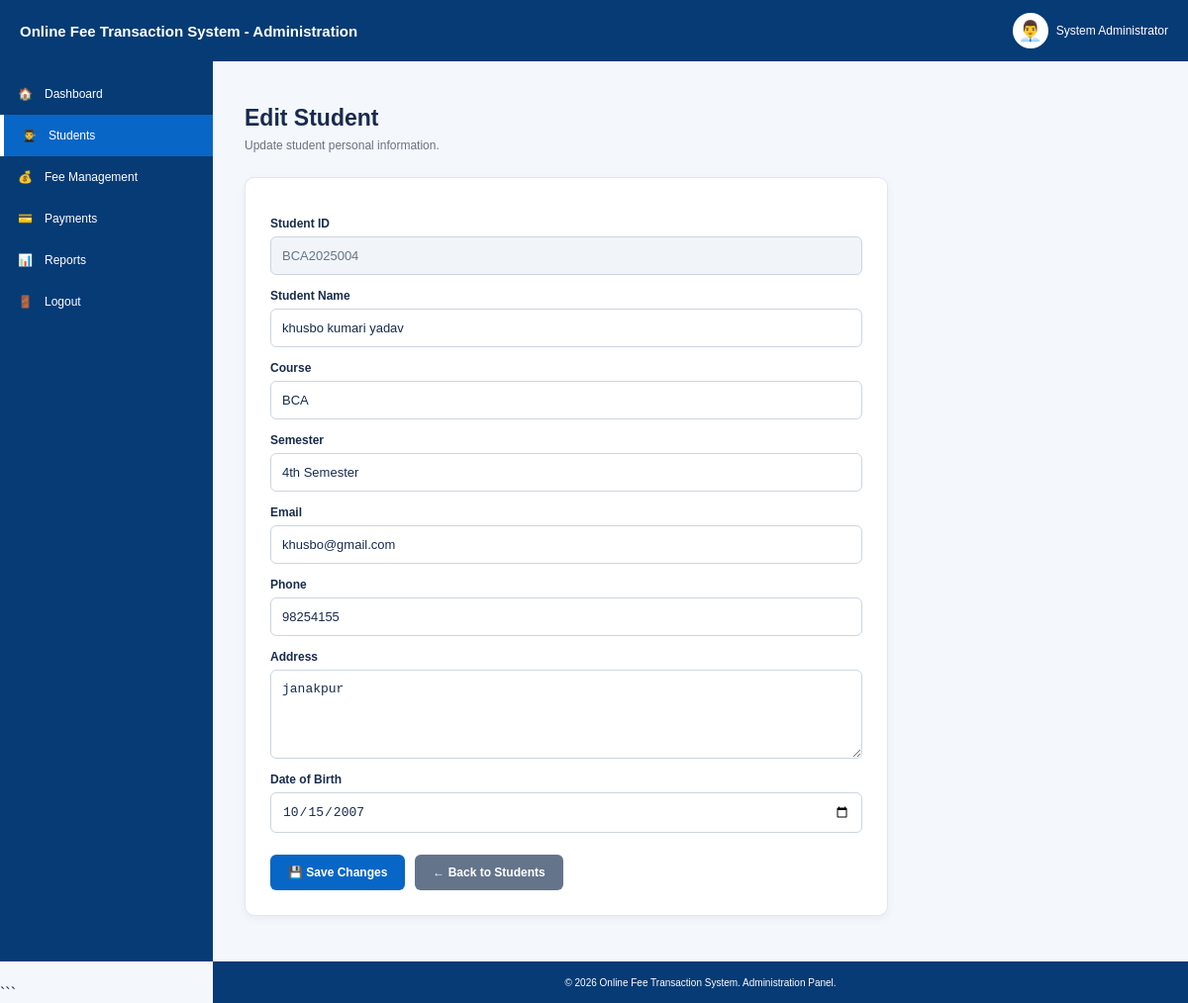
/admin/edit-student.php?id=BCA2025004 (signed in), run on the app's committed database.
### tables this page shows
CREATE TABLE `students` (
  `student_id` varchar(20) NOT NULL,
  `student_name` varchar(100) NOT NULL,
  `course` varchar(100) DEFAULT NULL,
  `semester` varchar(30) DEFAULT NULL,
  `email` varchar(100) DEFAULT NULL,
  `phone` varchar(20) DEFAULT NULL,
  `address` varchar(200) DEFAULT NULL,
  `date_of_birth` date DEFAULT NULL,
  `password` varchar(100) DEFAULT NULL
);

### admin/edit-student.php (the view, shortened to what this page needs)
<?php
include("../backend/db.php");
$student_id = trim($_GET['id'] ?? '');
$stmt = mysqli_prepare(
    $conn,
    "SELECT *
     FROM students
     WHERE student_id = ?"
);
mysqli_stmt_bind_param(
    $stmt,
    "s",
    $student_id
);
mysqli_stmt_execute($stmt);
$result =
    mysqli_stmt_get_result($stmt);
$student =
    mysqli_fetch_assoc($result);
?>
<!DOCTYPE html>
<html lang="en">
<head>
</head>
<body>
<header class="topbar">
    <div class="brand">
        Online Fee Transaction System
        - Administration
    </div>
    <div class="admin-user">
        <div class="avatar">
            👨‍💼
        </div>
        <span>
            <?php
            echo htmlspecialchars(
                $_SESSION['admin_name']
                ?? 'Administrator'
            );
            ?>
        </span>
    </div>
</header>
<aside class="sidebar">
    <a href="dashboard.php">
        🏠
        <span>
            Dashboard
        </span>
    </a>
    <a href="students.php"
       class="active">
        👨‍🎓
        <span>
            Students
        </span>
    </a>
    <a href="fees.php">
        💰
        <span>
            Fee Management
        </span>
    </a>
    <a href="payments.php">
        💳
        <span>
            Payments
        </span>
    </a>
    <a href="reports.php">
        📊
        <span>
            Reports
        </span>
    </a>
    <a href="logout.php">
        🚪
        <span>
            Logout
        </span>
    </a>
</aside>
<main class="main">
    <h1>
        Edit Student
    </h1>
    <p class="muted">
        Update student personal information.
    </p>
    <div class="form-card">
        <form
            method="POST"
            action=""
        >
            <label>
                Student ID
            </label>
            <input
                type="text"
                class="readonly-input"
                value="<?php
                    echo htmlspecialchars(
                        $student['student_id']
                    );
                ?>"
                readonly
            >
            <label for="student_name">
                Student Name
            </label>
            <input
                type="text"
                id="student_name"
                name="student_name"
                value="<?php
                    echo htmlspecialchars(
                        $student['student_name']
                    );
                ?>"
                required
            >
            <label for="course">
                Course
            </label>
            <input
                type="text"
                id="course"
                name="course"
                value="<?php
                    echo htmlspecialchars(
                        $student['course']
                    );
                ?>"
                required
            >
            <label for="semester">
                Semester
            </label>
            <input
                type="text"
                id="semester"
                name="semester"
                value="<?php
                    echo htmlspecialchars(
                        $student['semester']
                    );
                ?>"
                required
            >
            <label for="email">
                Email
            </label>
            <input
                type="email"
                id="email"
                name="email"
                value="<?php
                    echo htmlspecialchars(
                        $student['email']
                        ?? ''
                    );
                ?>"
                required
            >
            <label for="phone">
                Phone
            </label>
            <input
                type="text"
                id="phone"
                name="phone"
                value="<?php
                    echo htmlspecialchars(
                        $student['phone']
                        ?? ''
                    );
                ?>"
            >
            <label for="address">
                Address
            </label>
            <textarea
                id="address"
                name="address"
            ><?php
                echo htmlspecialchars(
                    $student['address']
                    ?? ''
                );
            ?></textarea>
            <label for="date_of_birth">
                Date of Birth
            </label>
            <input
                type="date"
                id="date_of_birth"
                name="date_of_birth"
                value="<?php
                    echo htmlspecialchars(
                        $student['date_of_birth']
                        ?? ''
                    );
                ?>"
            >
            <div class="buttons">
                <button
                    type="submit"
                    class="btn"
                >
                    💾 Save Changes
                </button>
                <a
                    href="students.php"
                    class="btn cancel"
                >
                    ← Back to Students
                </a>
            </div>
        </form>
    </div>
</main>
<footer class="footer">
    © 2026 Online Fee Transaction System.
    Administration Panel.
</footer>
</body>
</html>

### admin/edit-student.php (style rules this page uses)
* { box-sizing: border-box; margin: 0; padding: 0; }
body { font-family: Arial, Helvetica, sans-serif; background: #f4f7fb; color: #172b4d; }
.topbar { height: 62px; background: #063b75; color: #fff; display: flex; align-items: center; padding: 0 20px; position: fixed; top: 0; left: 0; right: 0; z-index: 10; }
.brand { font-size: 15px; font-weight: 700; flex: 1; }
.admin-user { display: flex; align-items: center; gap: 8px; font-size: 12px; }
.avatar { width: 36px; height: 36px; border-radius: 50%; background: #fff; display: grid; place-items: center; font-size: 20px; }
.sidebar { position: fixed; top: 62px; bottom: 42px; left: 0; width: 215px; background: #063b75; padding-top: 12px; z-index: 9; }
.sidebar a { display: flex; align-items: center; gap: 12px; padding: 14px 18px; color: #fff; text-decoration: none; font-size: 12px; transition: 0.2s; }
.sidebar a:hover, .sidebar a.active { background: #0866c6; border-left: 4px solid #fff; }
.main { margin-left: 215px; padding: 88px 32px 70px; min-height: 100vh; }
.main h1 { font-size: 23px; margin-bottom: 7px; }
.muted { color: #6b7280; font-size: 12px; }
.form-card { max-width: 650px; background: #fff; border: 1px solid #e1e6ed; border-radius: 10px; padding: 25px; margin-top: 25px; box-shadow: 0 3px 10px #0000000d; }
label { display: block; font-size: 12px; font-weight: 700; margin: 14px 0 6px; }
input, select, textarea { width: 100%; padding: 11px; border: 1px solid #ccd5df; border-radius: 6px; font-size: 13px; background: #fff; color: #172b4d; outline: none; }
textarea { min-height: 90px; resize: vertical; }
.readonly-input { background: #f1f5f9; color: #64748b; cursor: not-allowed; }
.buttons { display: flex; gap: 10px; margin-top: 22px; }
.btn { border: none; background: #0866c6; color: #fff; padding: 11px 18px; border-radius: 6px; cursor: pointer; font-size: 12px; font-weight: 700; text-decoration: none; transition: 0.2s; }
.cancel { background: #64748b; }
.footer { position: fixed; bottom: 0; left: 215px; right: 0; height: 42px; background: #063b75; color: #fff; display: grid; place-items: center; font-size: 10px; z-index: 9; }

### data on the page
students: student_id "BCA2025004", student_name "khusbo kumari yadav", course "BCA", semester "4th Semester", email "khusbo@gmail.com", phone "98254155", address "janakpur", date_of_birth "10/15/2007"

### other printed values
$_SESSION['admin_name'] "System Administrator"
